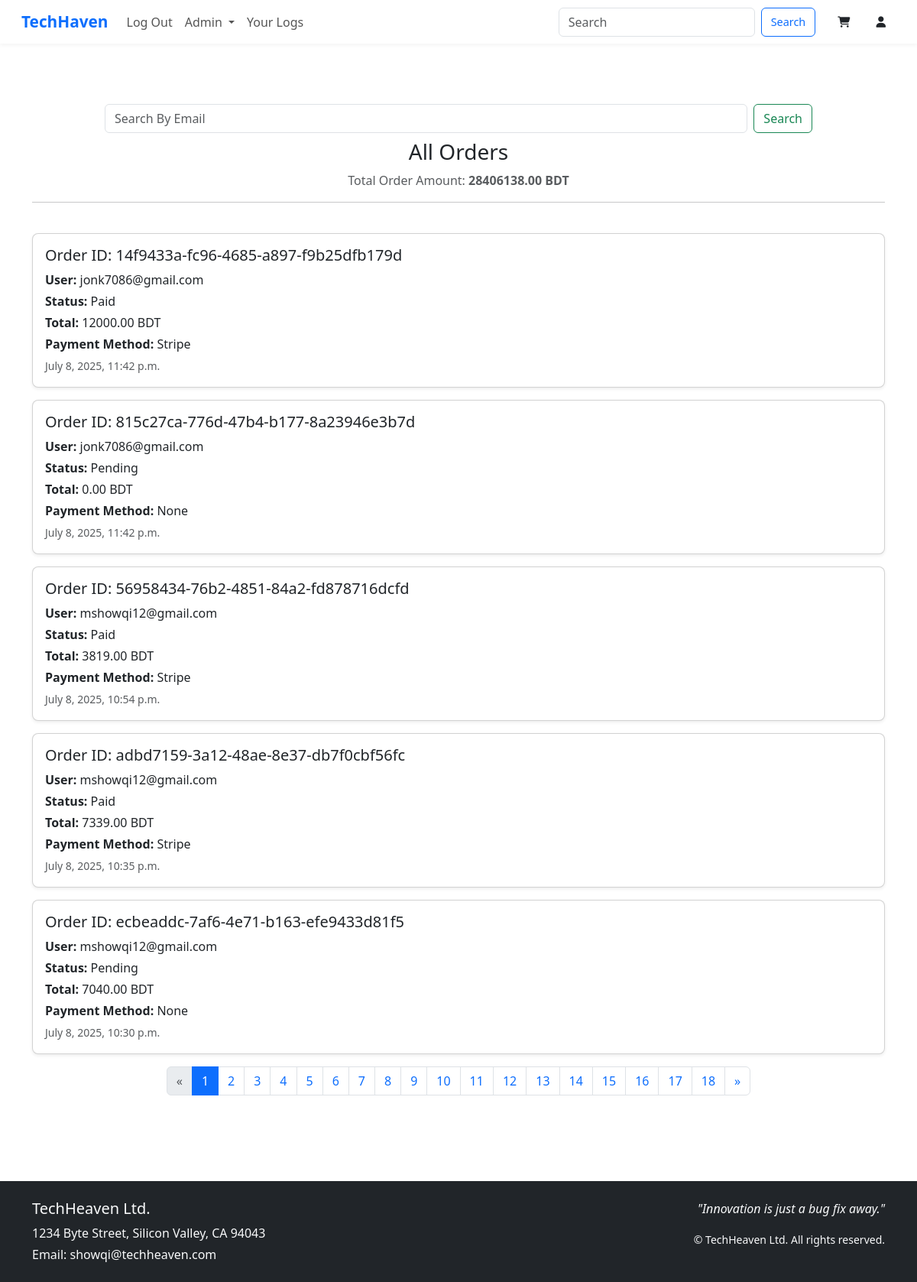
/order/list/ (signed in), run on an earlier commit of the app's database.
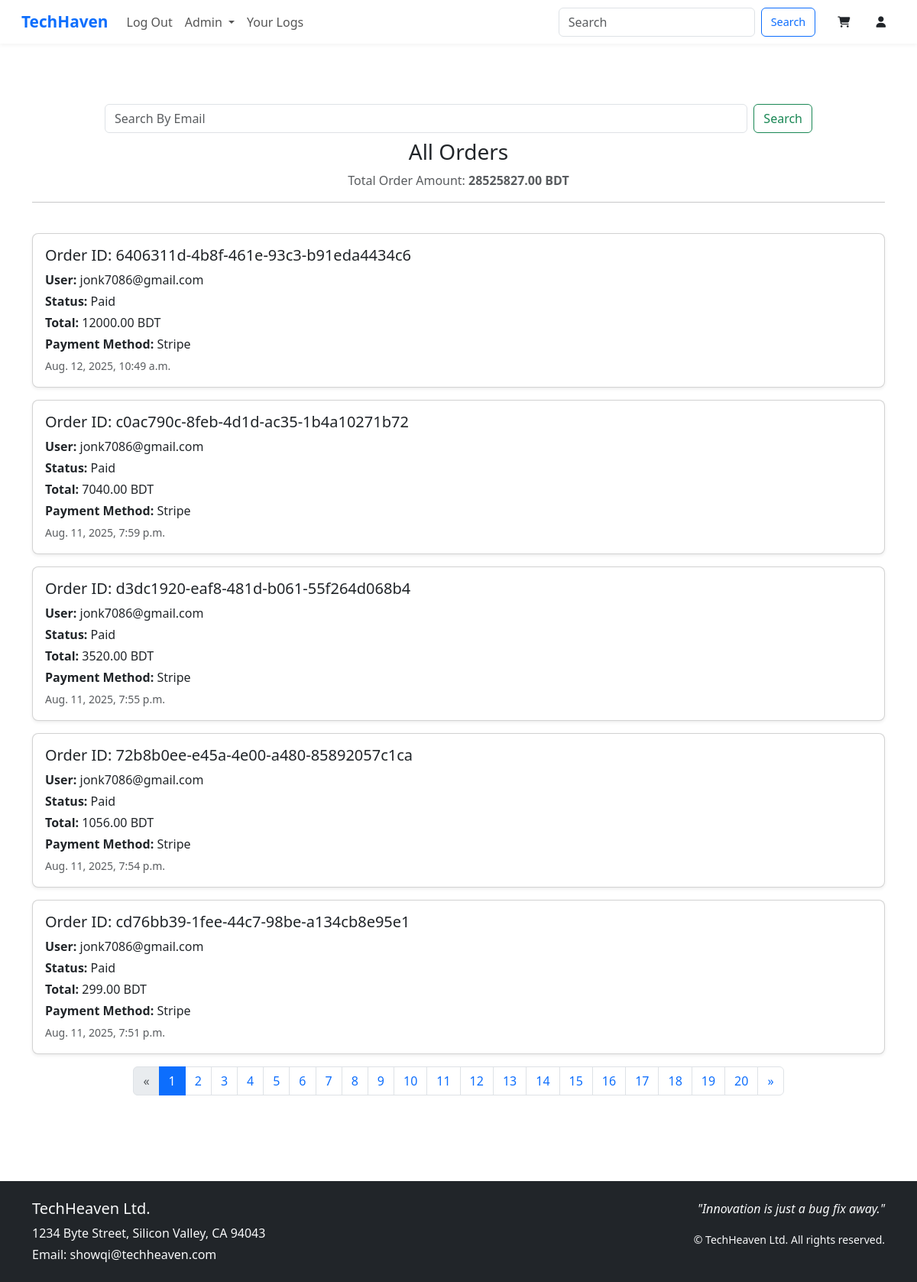
And on a later commit of the database.
### order/models.py (models this page shows, shortened)
class Order(models.Model):
    id = models.UUIDField(primary_key=True, default=uuid.uuid4, editable=False)
    user = models.ForeignKey(User, on_delete=models.CASCADE)
    cart_item=models.ForeignKey(CartItem, on_delete=models.CASCADE, null=True, blank=True)
    created_at = models.DateTimeField(auto_now_add=True)
    updated_at = models.DateTimeField(auto_now=True)
    is_paid = models.BooleanField(default=False)
    status = models.CharField(max_length=20, default='Pending')
    order_type = models.CharField(max_length=20,default='single',null=True,blank=True) # 'single' for single item order, 'multiple' for multiple items order
    total_amount = models.DecimalField(max_digits=10, decimal_places=2, default=0.00)
    payment_method=models.CharField(max_length=100, null=True, blank=True,choices=[
       ('SSL Commerz', 'SSL Commerz'),
       ('Stripe', 'Stripe'),
    ])
    payment_id = models.CharField(max_length=100, blank=True, null=True)
    shipping_address = models.TextField(blank=True, null=True)

### accounts/models.py (models this page shows)
class CustomUser(AbstractBaseUser, PermissionsMixin):
    email = models.EmailField(unique=True)
    role=models.CharField(max_length=20,choices=(('ADMIN','admin'),('USER','user')),default='USER')
    default_device = models.CharField(max_length=255, null=True, blank=True)
    is_active = models.BooleanField(default=False)
    is_staff = models.BooleanField(default=False)
    objects = UserManager()
    USERNAME_FIELD = "email"
    REQUIRED_FIELDS = []

### order/views.py (the view)
# urls.py: path('order/list/',order_list,name="order_list"),
@login_required
def order_list(request):
    if request.user.role != "ADMIN":
        return HttpResponse("Need to be an Admin. You are not allowed")
    query = request.GET.get('query', '').strip()
    if query:
        orders = Order.objects.filter(user__email__icontains=query).order_by('-created_at')
    else:
        orders = Order.objects.all().order_by('-created_at')
    total_order_amount = sum(order.total_amount for order in orders)
    paginator = Paginator(orders, 5)  # 5 orders per page
    page_number = request.GET.get('page', 1)
    page_obj = paginator.get_page(page_number)
    return render(request, 'order/order_list.html', {
        'orders': page_obj,
        'total_order_amount': total_order_amount,
        'paginator': paginator,
        'page_obj': page_obj,
    })

### order/templates/order/order_list.html (shortened to what this page needs)
{% extends "layout.html" %}
{% block content %}
<div class="container py-5">
  <div class="row justify-content-center">
    <div class="col-lg-10 mt-2 mb-2">
      <form class="d-flex" role="search" method="GET" action="{% url 'order_list' %}">
            <input class="form-control me-2" type="search" placeholder="Search By Email" aria-label="Search" value="{{ query }}" name="query"/>
            <button class="btn btn-outline-success" type="submit">Search</button>
      </form>
    </div>
      <div class="mb-4 text-center">
        <h3>All Orders</h3>
        <p class="text-muted">
          Total Order Amount: <strong>{{ total_order_amount }} BDT</strong>
        </p>
        <hr>
      </div>
      <div id="order-list">
        {% for order in orders %}
          <div class="card mb-3 shadow-sm rounded-3">
            <div class="card-body">
              <h5 class="card-title">Order ID: {{ order.id }}</h5>
              <p class="mb-1"><strong>User:</strong> {{ order.user.email }}</p>
              <p class="mb-1"><strong>Status:</strong> {{ order.status }}</p>
              <p class="mb-1"><strong>Total:</strong> {{ order.total_amount }} BDT</p>
              <p class="mb-1"><strong>Payment Method:</strong> {{ order.payment_method }}</p>
              <p class="mb-0 text-muted"><small>{{ order.created_at }}</small></p>
            </div>
          </div>
        {% empty %}
          <p class="text-center text-muted">No orders found.</p>
        {% endfor %}
      </div>
      {% if paginator.num_pages > 1 %}
      <nav aria-label="Page navigation">
        <ul class="pagination justify-content-center">
          {% if page_obj.has_previous %}
            <li class="page-item">
              <a class="page-link" href="?page={{ page_obj.previous_page_number }}" aria-label="Previous">
                <span aria-hidden="true">&laquo;</span>
              </a>
            </li>
          {% else %}
            <li class="page-item disabled">
              <span class="page-link">&laquo;</span>
            </li>
          {% endif %}
          {% for num in paginator.page_range %}
            {% if num == page_obj.number %}
              <li class="page-item active" aria-current="page">
                <span class="page-link">{{ num }}</span>
              </li>
            {% else %}
              <li class="page-item"><a class="page-link" href="?page={{ num }}">{{ num }}</a></li>
            {% endif %}
          {% endfor %}
          {% if page_obj.has_next %}
            <li class="page-item">
              <a class="page-link" href="?page={{ page_obj.next_page_number }}" aria-label="Next">
                <span aria-hidden="true">&raquo;</span>
              </a>
            </li>
          {% else %}
            <li class="page-item disabled">
              <span class="page-link">&raquo;</span>
            </li>
          {% endif %}
        </ul>
      </nav>
      {% endif %}
    </div>
  </div>
</div>
{% endblock %}

What changed in the data, as far as the page shows it:
removed Order: id "14f9433a-fc96-4685-a897-f9b25dfb179d", user.email "jonk7086@gmail.com", status "Paid", total_amount "12000.00", payment_method "Stripe", created_at "July 8, 2025, 11:42 p.m."
removed Order: id "815c27ca-776d-47b4-b177-8a23946e3b7d", user.email "jonk7086@gmail.com", status "Pending", total_amount "0.00", payment_method "None", created_at "July 8, 2025, 11:42 p.m."
no longer on this page (row unchanged): Order: id "56958434-76b2-4851-84a2-fd878716dcfd", user.email "mshowqi12@gmail.com", status "Paid", total_amount "3819.00", payment_method "Stripe", created_at "July 8, 2025, 10:54 p.m."
no longer on this page (row unchanged): Order: id "adbd7159-3a12-48ae-8e37-db7f0cbf56fc", user.email "mshowqi12@gmail.com", status "Paid", total_amount "7339.00", payment_method "Stripe", created_at "July 8, 2025, 10:35 p.m."
no longer on this page (row unchanged): Order: id "ecbeaddc-7af6-4e71-b163-efe9433d81f5", user.email "mshowqi12@gmail.com", status "Pending", total_amount "7040.00", payment_method "None", created_at "July 8, 2025, 10:30 p.m."
added Order: id "6406311d-4b8f-461e-93c3-b91eda4434c6", user.email "jonk7086@gmail.com", status "Paid", total_amount "12000.00", payment_method "Stripe", created_at "Aug. 12, 2025, 10:49 a.m."
added Order: id "c0ac790c-8feb-4d1d-ac35-1b4a10271b72", user.email "jonk7086@gmail.com", status "Paid", total_amount "7040.00", payment_method "Stripe", created_at "Aug. 11, 2025, 7:59 p.m."
added Order: id "d3dc1920-eaf8-481d-b061-55f264d068b4", user.email "jonk7086@gmail.com", status "Paid", total_amount "3520.00", payment_method "Stripe", created_at "Aug. 11, 2025, 7:55 p.m."
added Order: id "72b8b0ee-e45a-4e00-a480-85892057c1ca", user.email "jonk7086@gmail.com", status "Paid", total_amount "1056.00", payment_method "Stripe", created_at "Aug. 11, 2025, 7:54 p.m."
added Order: id "cd76bb39-1fee-44c7-98be-a134cb8e95e1", user.email "jonk7086@gmail.com", status "Paid", total_amount "299.00", payment_method "Stripe", created_at "Aug. 11, 2025, 7:51 p.m."
Also different on the page:
{{ total_order_amount }}: "28406138.00" → "28525827.00"
new list line: "19"
new list line: "20"
